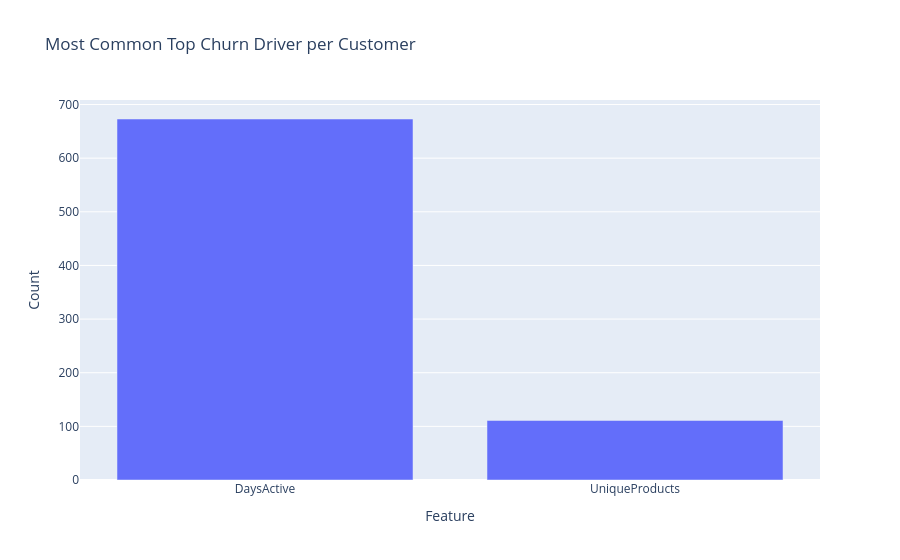

The notebook cell saved with this chart:
### Code cell
# Plot 4: Top churn drivers
driver_counts = risk_table['TopChurnDriver'].value_counts().reset_index()
driver_counts.columns = ['Feature', 'Count']
fig4 = px.bar(
    driver_counts,
    x='Feature',
    y='Count',
    title='Most Common Top Churn Driver per Customer'
)
fig4.show()

print("Sample of high risk customers:")
high_risk = risk_table[risk_table['RiskTier'] == '🔴 High Risk']
print(high_risk[['ChurnProbability', 'CLV', 'RevenueAtRisk', 
                  'TopChurnDriver', 'Explanation']].head(5))

### Figure 1 — Plotly figure (JSON) as saved in the notebook; plotly's stock layout.template omitted (floating-point values rounded to 4 significant figures)
{"data": [{"hovertemplate": "Feature=%{x}<br>Count=%{y}<extra></extra>", "legendgroup": "", "marker": {"color": "#636efa", "pattern": {"shape": ""}}, "name": "", "orientation": "v", "showlegend": false, "textposition": "auto", "type": "bar", "x": ["DaysActive", "UniqueProducts"], "xaxis": "x", "y": [673, 111], "yaxis": "y"}], "layout": {"barmode": "relative", "legend": {"tracegroupgap": 0}, "title": {"text": "Most Common Top Churn Driver per Customer"}, "xaxis": {"anchor": "y", "domain": [0, 1], "title": {"text": "Feature"}}, "yaxis": {"anchor": "x", "domain": [0, 1], "title": {"text": "Count"}}}}
